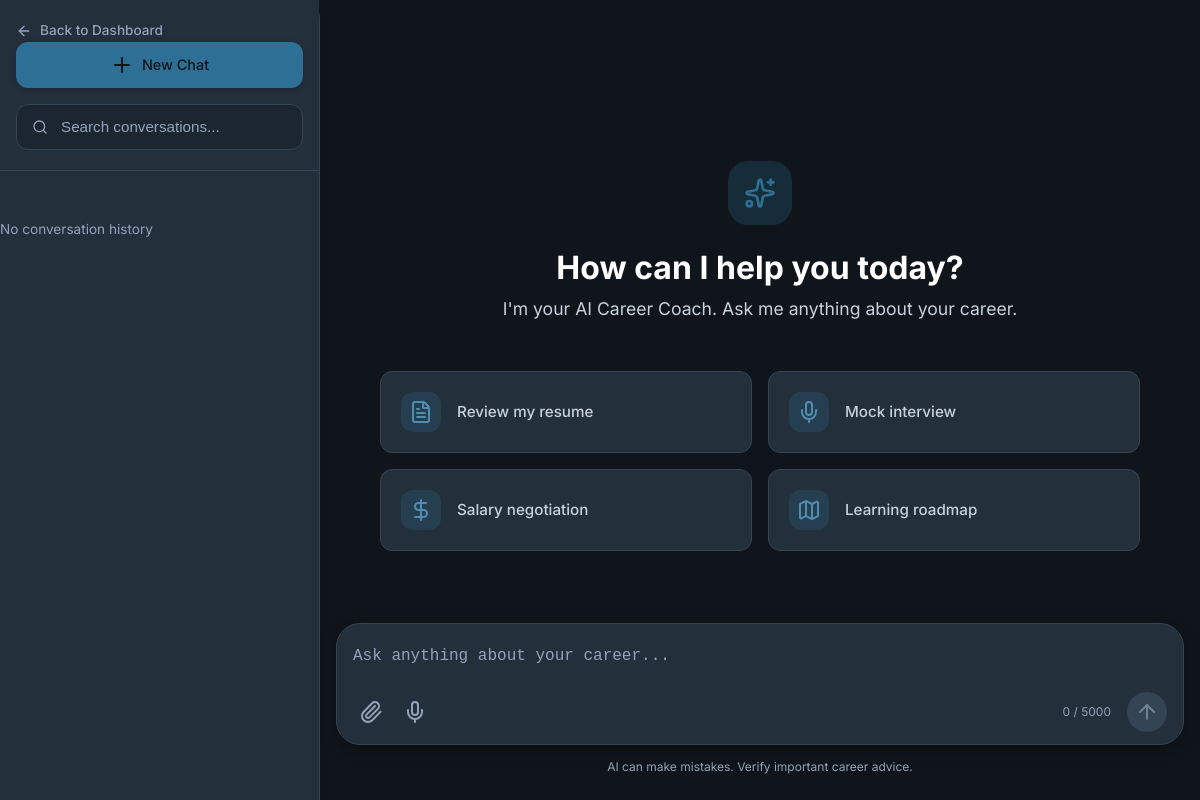
The page /chat/?session_id=95eb222c-d166-40c8-a13e-f8265b3643cf (signed in) on the database as committed earlier.
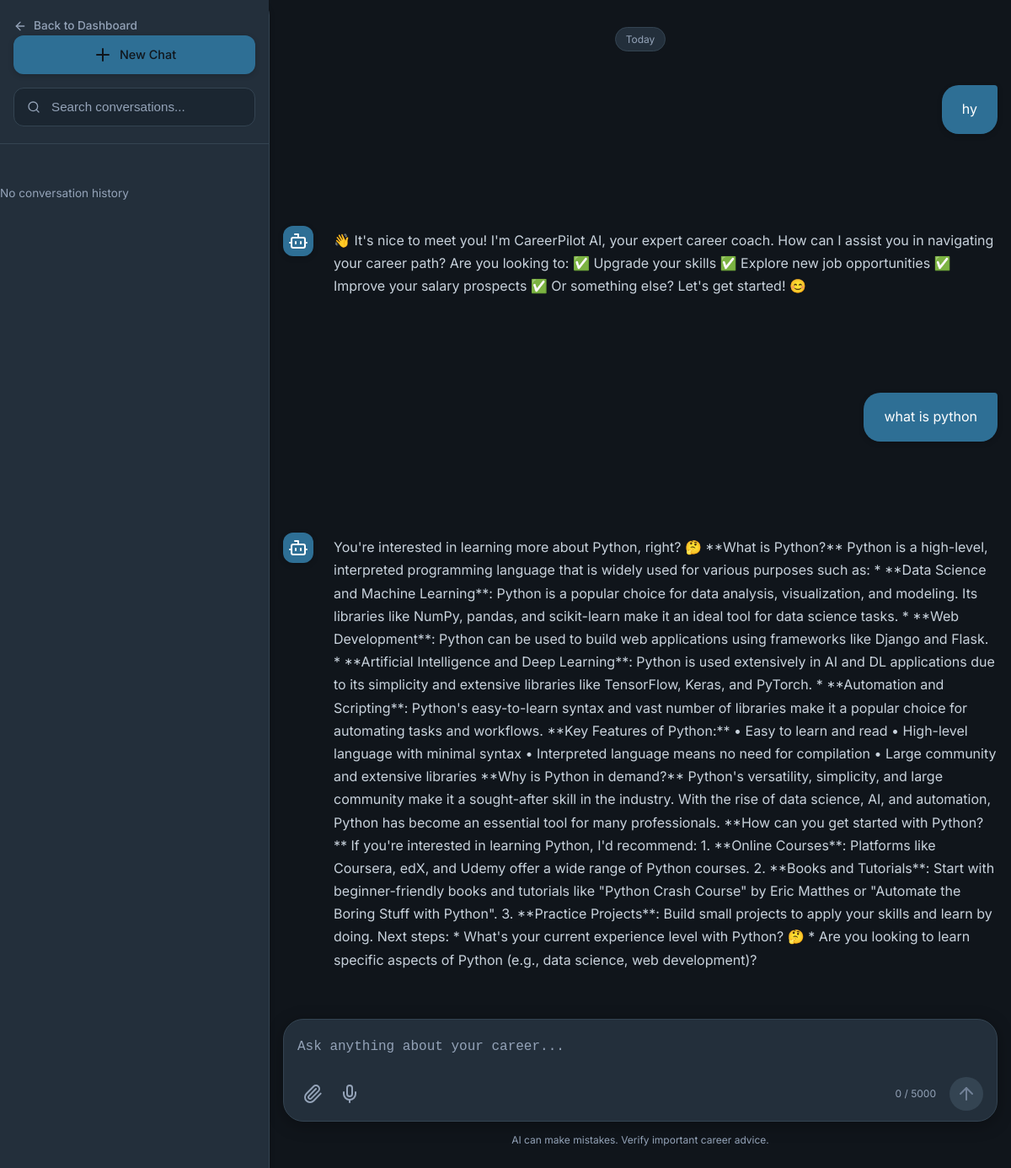
The same page on the database as committed later.
### tables this page shows
CREATE TABLE chat_history (
    id INTEGER PRIMARY KEY AUTOINCREMENT,
    user_id INTEGER NOT NULL,
    session_id TEXT NOT NULL,
    role TEXT NOT NULL CHECK(role IN ('user', 'assistant', 'system')),
    message TEXT NOT NULL,
    module TEXT DEFAULT 'career_coach',
    metadata TEXT DEFAULT '{}',
    created_at TIMESTAMP DEFAULT CURRENT_TIMESTAMP,
    FOREIGN KEY (user_id) REFERENCES users(id) ON DELETE CASCADE
);

### backend/routes/chat.py (the view)
@chat_bp.route('/')
@login_required
def index():
    user_id = session['user_id']
    session_id = request.args.get('session_id')
    if not session_id:
        session_id = ChatModel.generate_session_id()
    messages = ChatModel.get_session(session_id)
    sessions = ChatModel.get_user_sessions(user_id, module='career_coach')
    suggestions = get_suggested_questions('general')
    return render_template('chat/index.html',
                         session_id=session_id,
                         messages=messages,
                         sessions=sessions,
                         suggestions=suggestions)

### backend/database/db.py (called while the page is built)
def get_db_path() -> str:
    base_dir = os.path.dirname(os.path.dirname(os.path.dirname(os.path.abspath(__file__))))
    return os.path.join(base_dir, DATABASE_PATH)

def get_connection(db_path: Optional[str] = None) -> sqlite3.Connection:
    path = db_path or get_db_path()
    conn = sqlite3.connect(path)
    conn.row_factory = sqlite3.Row
    conn.execute("PRAGMA foreign_keys = ON")
    conn.execute("PRAGMA journal_mode = WAL")
    return conn

@contextmanager
def get_db(db_path: Optional[str] = None):
    conn = get_connection(db_path)
    try:
        yield conn
        conn.commit()
    except Exception:
        conn.rollback()
        raise
    finally:
        conn.close()

def execute_query(query: str, params: tuple = (), db_path: Optional[str] = None) -> list[dict]:
    with get_db(db_path) as db:
        cursor = db.execute(query, params)
        rows = cursor.fetchall()
        return [dict(row) for row in rows]

### backend/models/chat.py (called while the page is built)
    @staticmethod
    def get_session(session_id: str) -> list[dict]:
        return execute_query(
            "SELECT * FROM chat_history WHERE session_id = ? ORDER BY created_at ASC",
            (session_id,)
        )

    @staticmethod
    def get_user_sessions(user_id: int, module: str = None) -> list[dict]:
        return execute_query(
            """
            SELECT
                cs.session_id,
                cs.title,
                cs.is_pinned,
                cs.is_archived,
                cs.created_at as session_created_at,
                cs.updated_at,
                MIN(ch.created_at) as started_at,
                MAX(ch.created_at) as last_message,
                COUNT(ch.id) as message_count
            FROM chat_sessions cs
            LEFT JOIN chat_history ch ON cs.session_id = ch.session_id
            WHERE cs.user_id = ? AND cs.is_archived = 0
            GROUP BY cs.session_id
            ORDER BY cs.is_pinned DESC, cs.updated_at DESC
            """,
            (user_id,)
        )

### templates/chat/index.html (shortened to what this page needs)
{% extends "base.html" %}
{% block extra_css %}
<link rel="stylesheet" href="{{ url_for('static', filename='css/chat-premium.css') }}">
<link rel="stylesheet" href="https://cdnjs.cloudflare.com/ajax/libs/highlight.js/11.7.0/styles/atom-one-dark.min.css">
{% endblock %}
{% block body %}
<div class="chat-app-layout">
    <aside class="chat-app-sidebar">
        <div class="sidebar-header">
            <a href="{{ url_for('dashboard.index') }}" class="back-to-dash">
                <i data-lucide="arrow-left" style="width:16px;height:16px;"></i> Back to Dashboard
            </a>
            <button class="btn btn-primary w-100 mt-3 d-flex align-items-center justify-content-center gap-2 new-chat-btn" onclick="startNewChat()">
                <i data-lucide="plus"></i> New Chat
            </button>
            <div class="chat-search-wrapper mt-3">
                <input type="text" id="chatSearch" class="form-control" placeholder="Search conversations...">
            </div>
        </div>
        <div class="sidebar-conversations" id="chatSessionsList">
            {% if sessions %}
                <div class="chat-group-title">History</div>
                <div class="sessions-list">
                    {% for session_item in sessions %}
                    <a href="{{ url_for('chat.index', session_id=session_item.session_id) }}" class="session-card {% if session_item.session_id == session_id %}active{% endif %}" data-session-id="{{ session_item.session_id }}" data-title="{{ session_item.title|default('Conversation') }}">
                        <div class="session-card-content">
                            <div class="session-title-row">
                                <span class="session-title">
                                    {% if session_item.is_pinned %}<i data-lucide="pin" class="pin-icon"></i>{% endif %}
                                    {{ session_item.title|default('New Conversation') }}
                                </span>
                                <span class="session-time">2h</span>
                            </div>
                            <div class="session-preview">Career advice and resume...</div>
                        </div>
                        <div class="session-menu-wrapper" onclick="event.preventDefault(); event.stopPropagation();">
                            <button class="btn-ghost btn-icon-sm menu-trigger" onclick="toggleMenu('menu-{{ session_item.session_id }}')">
                                <i data-lucide="more-horizontal"></i>
                            </button>
                            <div class="session-dropdown" id="menu-{{ session_item.session_id }}">
                                <button class="dropdown-item" onclick="startRename('{{ session_item.session_id }}')"><i data-lucide="edit-2"></i> Rename</button>
                                <button class="dropdown-item" onclick="togglePin('{{ session_item.session_id }}', {{ 'true' if not session_item.is_pinned else 'false' }})"><i data-lucide="pin"></i> {% if session_item.is_pinned %}Unpin{% else %}Pin{% endif %}</button>
                                <button class="dropdown-item danger" onclick="confirmDelete('{{ session_item.session_id }}')"><i data-lucide="trash-2"></i> Delete</button>
                            </div>
                        </div>
                    </a>
                    {% endfor %}
                </div>
            {% else %}
                <div class="text-muted text-center" style="font-size: 0.85rem; padding: 2rem 0;">No conversation history</div>
            {% endif %}
        </div>
    </aside>
    <main class="chat-app-main">
        <div class="chat-messages" id="chatMessages">
            {% if not messages %}
                <div class="chat-empty-state">
                    <div class="empty-icon-wrapper">
                        <i data-lucide="sparkles" style="width:32px;height:32px;color:var(--primary);"></i>
                    </div>
                    <h2>How can I help you today?</h2>
                    <p class="empty-subtitle">I'm your AI Career Coach. Ask me anything about your career.</p>
                    <div class="empty-suggestions">
                        <div class="suggestion-card" onclick="setPrompt('Can you review my resume for a Senior Software Engineer role?')">
                            <div class="sugg-icon"><i data-lucide="file-text"></i></div>
                            <div class="sugg-text">Review my resume</div>
                        </div>
                        <div class="suggestion-card" onclick="setPrompt('Let\'s do a mock interview for a Product Manager position.')">
                            <div class="sugg-icon"><i data-lucide="mic"></i></div>
                            <div class="sugg-text">Mock interview</div>
                        </div>
                        <div class="suggestion-card" onclick="setPrompt('What is the best way to negotiate a 20% salary increase?')">
                            <div class="sugg-icon"><i data-lucide="dollar-sign"></i></div>
                            <div class="sugg-text">Salary negotiation</div>
                        </div>
                        <div class="suggestion-card" onclick="setPrompt('Create a 3-month learning roadmap to transition to AI Engineering.')">
                            <div class="sugg-icon"><i data-lucide="map"></i></div>
                            <div class="sugg-text">Learning roadmap</div>
                        </div>
                    </div>
                </div>
            {% else %}
                <div class="chat-message-row text-center mt-3 mb-4">
                    <span class="chat-date-badge">Today</span>
                </div>
                {% for msg in messages %}
                <div class="chat-message-row {{ msg.role }}" data-id="{{ loop.index }}">
                    <div class="chat-message">
                        {% if msg.role == 'assistant' %}
                            <div class="chat-avatar bg-primary text-white"><i data-lucide="bot"></i></div>
                        {% endif %}
                        <div class="chat-content">
                            <div class="chat-bubble {{ 'markdown-content' if msg.role == 'assistant' else 'user-bubble' }}">
                                {{ msg.message | safe }}
                            </div>
                        </div>
                    </div>
                </div>
                {% endfor %}
            {% endif %}
        </div>
        <div class="chat-input-container">
            <div class="chat-input-box">
                <form id="chatForm" class="w-100">
                    <textarea id="chatInput" class="app-input-field" placeholder="Ask anything about your career..." rows="1" required></textarea>
                    <div class="input-actions-row">
                        <div class="input-tools">
                            <button type="button" class="tool-btn" title="Attach file"><i data-lucide="paperclip"></i></button>
                            <button type="button" class="tool-btn" title="Voice Input"><i data-lucide="mic"></i></button>
                        </div>
                        <div class="input-send-wrapper">
                            <span id="charCounter" class="char-counter">0 / 5000</span>
                            <button type="submit" id="sendBtn" class="send-btn circular" title="Send message" disabled>
                                <i data-lucide="arrow-up"></i>
                            </button>
                        </div>
                    </div>
                </form>
            </div>
            <div class="disclaimer-text">AI can make mistakes. Verify important career advice.</div>
        </div>
    </main>
</div>
{% endblock %}

### templates/base.html (shortened to what this page needs)
<!DOCTYPE html>
<html lang="en">
<head>
    <link href="https://unpkg.com/aos@2.3.1/dist/aos.css" rel="stylesheet">
    <link rel="stylesheet" href="{{ url_for('static', filename='css/main.css') }}">
    <link rel="stylesheet" href="{{ url_for('static', filename='css/components.css') }}">
    <link rel="stylesheet" href="{{ url_for('static', filename='css/dashboard.css') }}">
    <link rel="stylesheet" href="{{ url_for('static', filename='css/pages.css') }}">
    <link rel="stylesheet" href="{{ url_for('static', filename='css/animations.css') }}">
    {% block extra_css %}{% endblock %}
</head>
<body>
    {% block body %}{% endblock %}
</body>
</html>

### static/css/main.css (style rules this page uses)
:root { --primary: #2E6F95; --primary-light: #4F8DB1; --primary-dark: #1E5678; --primary-glow: rgba(46, 111, 149, 0.25); --accent: #D9A441; --accent-light: #E8C66D; --accent-dark: #B98524; --accent-glow: rgba(217, 164, 65, 0.20); --bg-primary: #10151B; --bg-secondary: #17212B; --bg-tertiary: #202B36; --bg-card: #232F3B; --bg-card-hover: #2A3847; --bg-input: #1B2631; --bg-glass: rgba(35, 47, 59, 0.70); --text-primary: #FFFFFF; --text-secondary: #C8D2DC; --text-tertiary: #94A3B8; --text-muted: #718096; --border: #344452; --border-light: rgba(255,255,255,0.05); --border-active: var(--primary); --success: #3BA55C; --warning: #F4B942; --danger: #E25555; --info: #5DA9E9; --shadow-sm: 0 2px 6px rgba(0,0,0,.18); --shadow-md: 0 8px 24px rgba(0,0,0,.28); --shadow-lg: 0 18px 50px rgba(0,0,0,.45); --shadow-glow: 0 0 35px rgba(46,111,149,.18); --shadow-card: inset 0 1px 0 rgba(255,255,255,.03); --glass-bg: rgba(35,47,59,.65); --glass-border: rgba(255,255,255,.08); --glass-blur: blur(24px); --font-primary: "Inter", -apple-system, BlinkMacSystemFont, "Segoe UI", sans-serif; --font-mono: "JetBrains Mono", monospace; --sidebar-width: 270px; --navbar-height: 72px; --radius-xs: 4px; --radius-sm: 8px; --radius-md: 12px; --radius-lg: 18px; --radius-xl: 24px; --radius-2xl: 32px; --radius-full: 999px; --transition-fast: .15s ease; --transition-normal: .30s ease; --transition-slow: .50s ease; --gradient-primary: linear-gradient( 135deg, #2E6F95 0%, #4F8DB1 100% ); --gradient-accent: linear-gradient( 135deg, #D9A441 0%, #E8C66D 100% ); --gradient-card: linear-gradient( 180deg, rgba(255,255,255,.03), rgba(255,255,255,.01) ); --gradient-bg: radial-gradient( circle at top right, rgba(46,111,149,.08), transparent 40% ), radial-gradient( circle at bottom left, rgba(217,164,65,.05), transparent 35% ); --btn-primary-bg: var(--gradient-primary); --btn-primary-hover: linear-gradient( 135deg, #3C7CA3, #5C99BD ); --btn-primary-text: #FFFFFF; --btn-secondary-bg: var(--gradient-accent); --btn-secondary-text: #1A1A1A; --hero-overlay: linear-gradient( 135deg, rgba(16,21,27,.92), rgba(23,33,43,.90) ); --chart-1: #2E6F95; --chart-2: #D9A441; --chart-3: #5DA9E9; --chart-4: #6BCB77; --chart-5: #F4B942; --chart-6: #E25555; --scrollbar-bg: #17212B; --scrollbar-thumb: #344452; --scrollbar-hover: #2E6F95; }
*, *::before, *::after { margin: 0; padding: 0; box-sizing: border-box; }
html { scroll-behavior: smooth; -webkit-font-smoothing: antialiased; -moz-osx-font-smoothing: grayscale; }
body { font-family: var(--font-primary); background: var(--bg-primary); color: var(--text-primary); line-height: 1.6; min-height: 100vh; overflow-x: hidden; }
a { color: var(--primary-light); text-decoration: none; transition: color var(--transition-fast); }
.text-muted { color: var(--text-tertiary) !important; }
.gap-2 { gap: 1rem; }

### static/css/components.css (style rules this page uses)
.btn { display: inline-flex; align-items: center; justify-content: center; gap: 0.5rem; padding: 0.65rem 1.5rem; font-family: var(--font-primary); font-size: 0.9rem; font-weight: 600; border: none; border-radius: var(--radius-sm); cursor: pointer; transition: all var(--transition-fast); text-decoration: none; white-space: nowrap; }
.btn-primary { background: var(--primary); color: var(--bg-primary); box-shadow: var(--shadow-sm); }
.chat-message { display: flex; gap: 1rem; margin-bottom: 1.5rem; animation: fadeInUp 0.3s ease; }
.chat-avatar { width: 32px; height: 32px; border-radius: 4px; display: flex; align-items: center; justify-content: center; font-size: 1rem; font-weight: 500; flex-shrink: 0; }
.chat-bubble { max-width: 80%; padding: 0.8rem 1.2rem; border-radius: var(--radius-lg); font-size: 0.95rem; line-height: 1.6; }

### static/css/pages.css (style rules this page uses)
.chat-messages { flex: 1; padding: 1.5rem; overflow-y: auto; }

Rows that differ between the two databases and show on the page:
added chat_history: message "hy", role "user" (drawn)
added chat_history: role "assistant" (drawn), message "👋 It's nice to meet you! I'm CareerPilot AI, your expert career coach. How can I assist you in navigating your career path? Are you looking to: ✅ Upgrade your skills ✅ Explore new job opportunities ✅ Improve your salary prospects ✅ Or something else? Let's get started! 😊"
added chat_history: message "what is python", role "user" (drawn)
added chat_history: role "assistant" (drawn), message "You're interested in learning more about Python, right? 🤔 **What is Python?** Python is a high-level, interpreted programming language that is widely used for various purposes such as: * **Data Science and Machine Learning**: Python is a popular choice for data analysis, visualization, and modeling. Its libraries like NumPy, pandas, and scikit-learn make it an ideal tool for data science tasks. * **Web Development**: Python can be used to build web applications using frameworks like Django and Flask. * **Artificial Intelligence and Deep Learning**: Python is used extensively in AI and DL applications due to its simplicity and extensive libraries like TensorFlow, Keras, and PyTorch. *…"
Other text that changed with them:
text no longer shown: "How can I help you today? I'm your AI Career Coach. Ask me anything about your career. Review my resume Mock interview Salary negotiation Learning roadmap"
text now shown: "Today"
